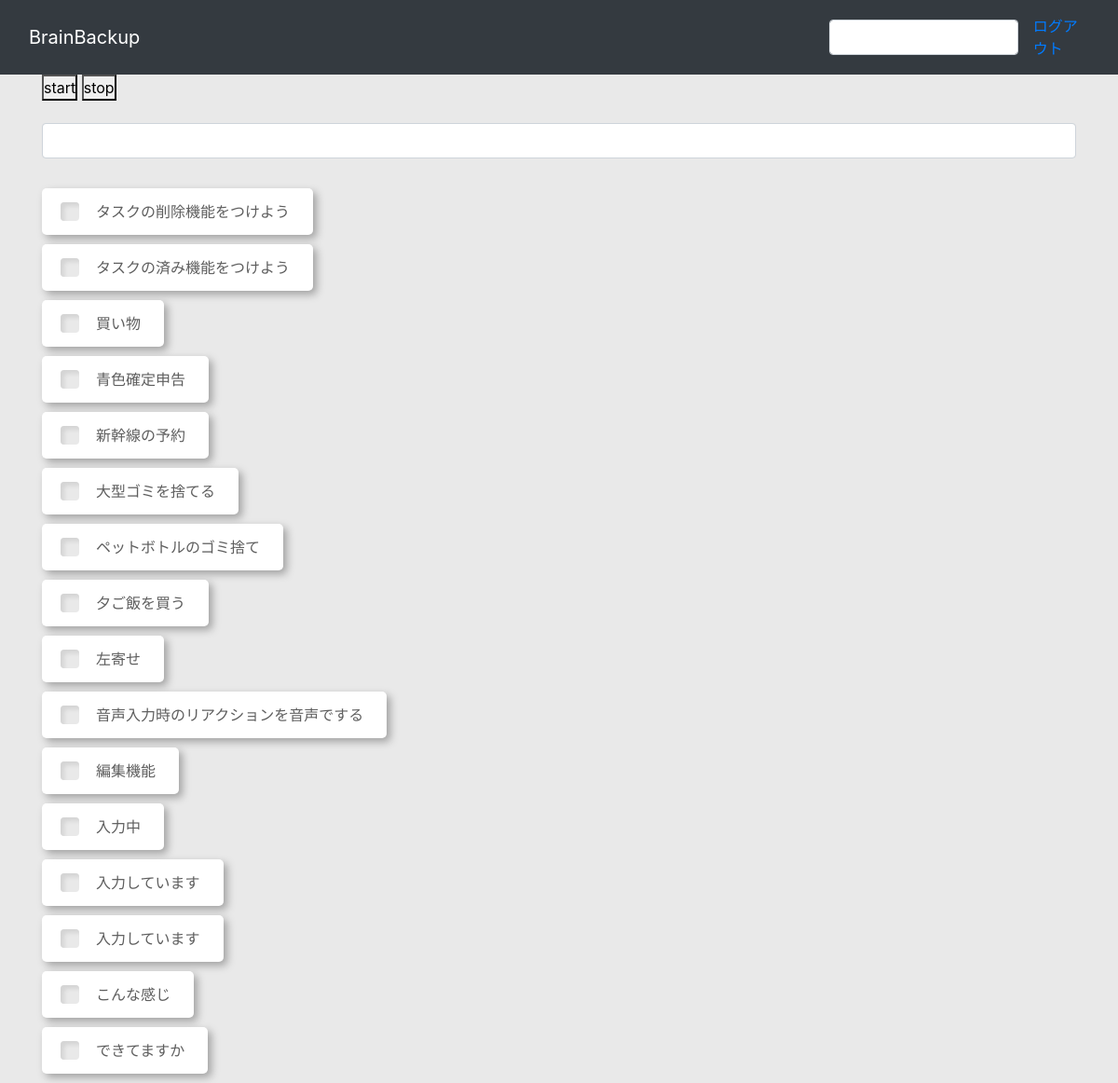
The app's page / (signed in), older data.
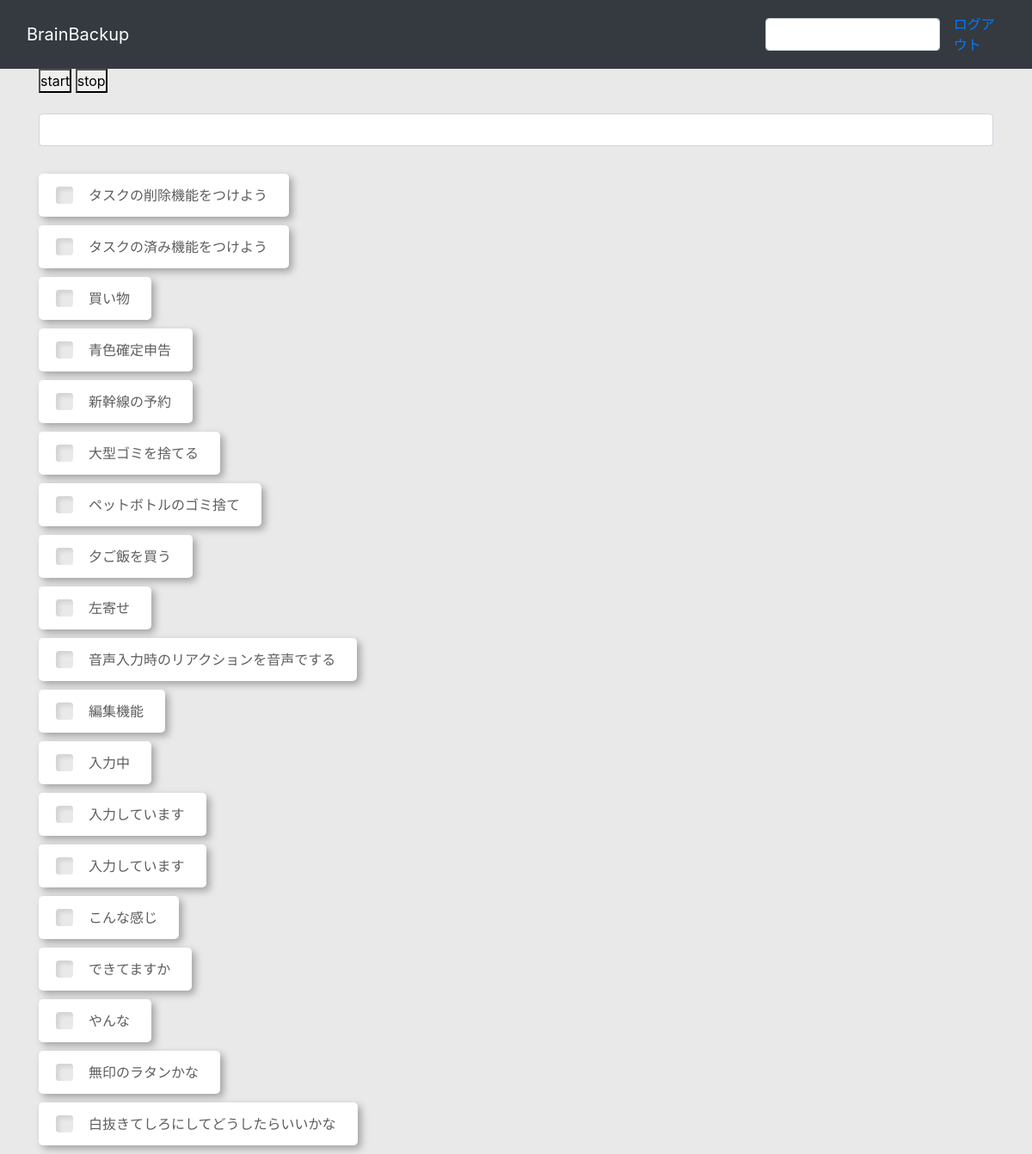
The same page, newer data.
### app/models.py (models this page shows, shortened)
class Blog(models.Model):
    title = models.CharField('タイトル', max_length=255)

### app/views.py (the view)
# urls.py: path('', views.IndexView.as_view(), name='index'),
class IndexView(LoginRequiredMixin,View):
    def get(self, request, *args, **kwargs):
        blog_data = Blog.objects.all()
        return render(request, 'app/index.html', {
            'blog_data': blog_data,
        })

### app/templates/app/index.html (shortened to what this page needs)
{% extends "app/base.html" %} {% load static %}
{% block content %}
<head>
  <link rel="stylesheet" type="text/css" href="{% static 'css/style.css' %}">
</head>
<!DOCTYPE html>
<button id="start-btn">start</button>
<button id="stop-btn">stop</button>
<div class="my-4 text-center">
  <div class="row">
    <div class="col-md-12 mb-2">
      <form id="add_blog">
        <input class="form-control" type="text" id="post_title" required />
      </form>
    </div>
  </div>
</div>
{% for blog in blog_data %}
<div class="wra">
  <div class="wrap">
    <div class="wrapper" id="posts">
      <input type="checkbox" id="{{ blog.id }}">
      <label for="{{ blog.id }}">{{ blog.title }}</label>
    </div>
  </div>
</div>
{% endfor %}
{% endblock %}

### app/templates/app/base.html (shortened to what this page needs)
{% load static %}
<!doctype html>
<html lang="ja">
  <head>
    <link rel="stylesheet" href="https://stackpath.bootstrapcdn.com/bootstrap/4.3.1/css/bootstrap.min.css">
    <link href="https://use.fontawesome.com/releases/v5.6.1/css/all.css" rel="stylesheet">
    <link rel="stylesheet" type="text/css" href="{% static 'css/style.css' %}">
    <link rel ="stylesheet" href="https://cdnjs.cloudflare.com/ajax/libs/font-awesome/5.15.3/css/all.min.css">
  </head>
  <body>
    <nav class="navbar navbar-expand-lg navbar-dark bg-dark">
      <div class="container">
        <a class="navbar-brand" href="/">BrainBackup</a>
      </div>
      {% if request.user.is_authenticated %}
      <div >
        <form id="search_blog">
          <input class="form-control" type="text" id="search_title" />
        </form>
      </div>
      <a class="nav-link" href="{% url 'logout' %}">ログアウト</a>
      {% endif %}
    </nav>
    <main>
      <div class="container">{% block content %} {% endblock %}</div>
    </main>
  </body>
</html>

### app/static/css/style.css (style rules this page uses)
* { margin: 0; padding: 0; box-sizing: border-box; }
body { background: #E9E9E9; min-height: 100vh; }
.wrap { display: inline-block; }
.wrapper { background-color: rgb(255, 255, 255); height: 50px; position: relative; display: flex; align-items:center; justify-content: left; margin-bottom: 10px; border-radius: 5px; filter: drop-shadow(4px 4px 4px rgba(0,0,0,0.3)); }
input[type="checkbox"] { margin-left: 20px; appearance: none; -webkit-appearance: none; height: 20px; width: 20px; background-color: #E9E9E9; border-radius: 4px; cursor: pointer; display: flex; align-items: center; justify-content: center; outline:none; box-shadow:4px 4px 4px rgb(212, 212, 212) inset; }
label { margin-top: 8px; color: #5e5e5e; cursor: pointer; display:inline-block; padding: 12px 25px 12px 18px; vertical-align:middle; }
input[type="checkbox"]:after { font-family: "Font Awesome 5 Free"; font-weight: 900; content: "\f00c"; font-size: 15px; color: #e4e4e4; display: none; text-decoration: line-through; }

Row changes from the older to the newer data that the page shows:
added Blog: title "やんな"
added Blog: title "無印のラタンかな"
added Blog: title "白抜きてしろにしてどうしたらいいかな"
